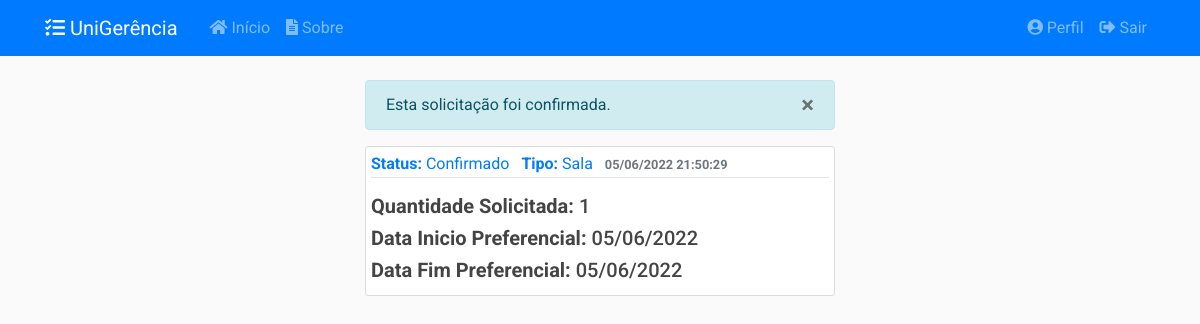
The app's page /solicitacoes/19 (signed in), older data.
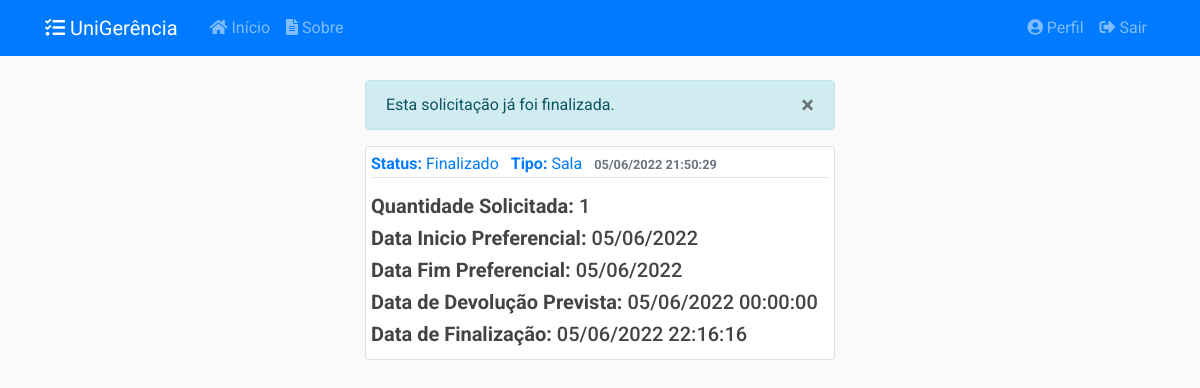
The same page, newer data.
### app/models/solicitacoes.py (models this page shows, shortened)
class Solicitacao(db.Model):
    __tablename__ = 'solicitacoes'
    __table_args__ = {'extend_existing': True}
    id = db.Column(db.Integer, primary_key=True)
    status = db.Column(db.Enum(Status), default=Status.ABERTO.name)
    data_abertura = db.Column(db.DateTime, nullable=False,
                              default=datetime.now().astimezone(fuso_horario))
    data_inicio_pref = db.Column(db.Date, nullable=False)
    data_fim_pref = db.Column(db.Date, nullable=False)
    data_retirada = db.Column(db.DateTime, nullable=True)
    data_devolucao = db.Column(db.DateTime, nullable=True)
    data_cancelamento = db.Column(db.DateTime, nullable=True)
    data_finalizacao = db.Column(db.DateTime, nullable=True)
    quantidade = db.Column(db.Integer, nullable=False, default=0)
    descricao = db.Column(db.String(20), nullable=False)
    tipo = db.Column(db.String(20), nullable=False)
    ativo = db.Column(db.Boolean, nullable=False, default=True)
    usuario_id = db.Column(db.Integer, db.ForeignKey('usuarios.id'),
                           nullable=False)
    turno_id = db.Column(db.Integer, db.ForeignKey('turnos.id'),
                           nullable=False)
    turno = db.relationship('Turno', back_populates='solicitacoes')
    def recupera_id(sol_id):
        return Solicitacao.query.filter_by(id=sol_id).filter_by(ativo=True).first_or_404()
    def verifica_autor(self, usuario):
        if self.autor == usuario or self.autor.tipo.name == 'AMDIN':
            return True
        else:
            return False
    __mapper_args__ = {
        'polymorphic_identity': 'SOLICITACAO',
        'polymorphic_on': tipo
    }
    def __repr__(self):
        return f"Solicitação #{self.id} - {self.tipo} - {self.status.value}"

### app/controllers/solicitacoes.py (the view)
@solicitacoes.route("/<int:solicitacao_id>")
@login_required
def solicitacao(solicitacao_id):
    solicitacao = Solicitacao.recupera_id(solicitacao_id)
    if not solicitacao.verifica_autor(current_user):
        abort(403)
    return render_template('solicitacoes/solicitacao.html',
                           title=solicitacao, solicitacao=solicitacao)

### app/models/usuarios.py (called while the page is built)
@login_manager.user_loader
def load_user(user_id):
    return Usuario.query.get(int(user_id))

### app/templates/solicitacoes/solicitacao.html (shortened to what this page needs)
{% extends "layout.html" %}
{% block conteudo %}
{% if solicitacao.status.name != 'PENDENTE' %}
<div class="alert alert-info" role="alert" id="alert-message">
    <button type="button" class="close" data-dismiss="alert">
    <span>&times;</span>
    </button>
    {% if solicitacao.status.name == 'ABERTO' %}
    Esta solicitação ainda não foi confirmada.
    {% elif solicitacao.status.name == 'SOLICITADO' %}
    Esta solicitação está na lista de espera.
    {% elif solicitacao.status.name == 'CONFIRMADO' %}
    Esta solicitação foi confirmada.
    {% elif solicitacao.status.name == 'CANCELADO' %}
    Esta solicitação foi cancelada.
    {% elif solicitacao.status.name == 'FECHADO' %}
    Esta solicitação já foi finalizada.
    {% endif %}
</div>
{% endif %}
<article class="media content-section">
    <div class="media-body">
        <div class="article-metadata mb-3">
            <a class="mr-2"><strong>Status:</strong> {{ solicitacao.status.value }}</a>
            {% if solicitacao.tipo == 'EQUIPAMENTO' %}
            <a class="mr-2"><strong>Tipo:</strong> Equipamento</a>
            {% elif solicitacao.tipo == 'SALA' %}
            <a class="mr-2"><strong>Tipo:</strong> Sala</a>
            {% endif %}
            <small class="text-muted"><strong>{{ solicitacao.data_abertura.strftime('%d/%m/%Y %H:%M:%S') }}</strong></small>
        </div>
        {% if solicitacao.quantidade %}
            <h5 class="article-content"><strong>Quantidade Solicitada:</strong> {{ solicitacao.quantidade }}</h5>
        {% endif %}
        {% if solicitacao.data_inicio_pref %}
            <h5 class="article-content"><strong>Data Inicio Preferencial:</strong> {{ solicitacao.data_inicio_pref.strftime('%d/%m/%Y') }}</h5>
        {% endif %}
        {% if solicitacao.data_fim_pref %}
            <h5 class="article-content"><strong>Data Fim Preferencial:</strong> {{ solicitacao.data_fim_pref.strftime('%d/%m/%Y') }}</h5>
        {% endif %}
        {% if solicitacao.data_devolucao %}
            <h5 class="article-content"><strong>Data de Devolução Prevista:</strong> {{ solicitacao.data_devolucao.strftime('%d/%m/%Y %H:%M:%S') }}</h5>
        {% endif %}
        {% if solicitacao.data_finalizacao %}
            <h5 class="article-content"><strong>Data de Finalização:</strong> {{ solicitacao.data_finalizacao.strftime('%d/%m/%Y %H:%M:%S') }}</h5>
        {% endif %}
    </div>
</article>
{% endblock conteudo %}

Row changes from the older to the newer data that the page shows:
changed Solicitacao: status.value "Confirmado" → "Finalizado"; data_devolucao (not shown) → "05/06/2022 00:00:00"; data_finalizacao (not shown) → "05/06/2022 22:16:16"
Text that changed along with them:
text no longer shown: "Esta solicitação foi confirmada."
text now shown: "Esta solicitação já foi finalizada. Data de Devolução Prevista: Data de Finalização:"
